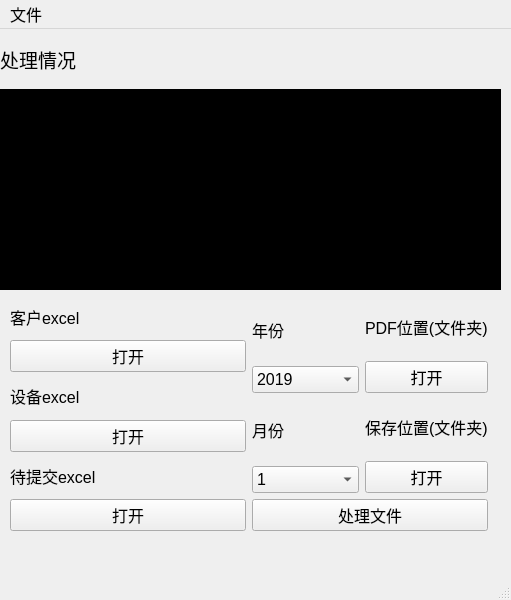
<?xml version="1.0" encoding="UTF-8"?>
<ui version="4.0">
 <class>mainWindow</class>
 <widget class="QMainWindow" name="mainWindow">
  <property name="geometry">
   <rect>
    <x>0</x>
    <y>0</y>
    <width>511</width>
    <height>600</height>
   </rect>
  </property>
  <property name="font">
   <font>
    <pointsize>12</pointsize>
   </font>
  </property>
  <property name="windowTitle">
   <string>发票系统</string>
  </property>
  <widget class="QWidget" name="centralwidget">
   <widget class="QLabel" name="label_8">
    <property name="geometry">
     <rect>
      <x>0</x>
      <y>10</y>
      <width>192</width>
      <height>40</height>
     </rect>
    </property>
    <property name="font">
     <font>
      <pointsize>14</pointsize>
     </font>
    </property>
    <property name="text">
     <string>处理情况</string>
    </property>
   </widget>
   <widget class="QWidget" name="layoutWidget">
    <property name="geometry">
     <rect>
      <x>10</x>
      <y>270</y>
      <width>478</width>
      <height>232</height>
     </rect>
    </property>
    <layout class="QHBoxLayout" name="horizontalLayout_2">
     <item>
      <layout class="QVBoxLayout" name="verticalLayout_4">
       <item>
        <layout class="QVBoxLayout" name="verticalLayout">
         <item>
          <widget class="QLabel" name="label">
           <property name="font">
            <font>
             <pointsize>12</pointsize>
            </font>
           </property>
           <property name="text">
            <string>客户excel</string>
           </property>
          </widget>
         </item>
         <item>
          <widget class="QPushButton" name="pushButton">
           <property name="text">
            <string>打开</string>
           </property>
          </widget>
         </item>
        </layout>
       </item>
       <item>
        <layout class="QVBoxLayout" name="verticalLayout_2">
         <item>
          <widget class="QLabel" name="label_2">
           <property name="font">
            <font>
             <pointsize>12</pointsize>
            </font>
           </property>
           <property name="text">
            <string>设备excel</string>
           </property>
          </widget>
         </item>
         <item>
          <widget class="QPushButton" name="pushButton_2">
           <property name="text">
            <string>打开</string>
           </property>
          </widget>
         </item>
        </layout>
       </item>
       <item>
        <layout class="QVBoxLayout" name="verticalLayout_3">
         <item>
          <widget class="QLabel" name="label_3">
           <property name="font">
            <font>
             <pointsize>12</pointsize>
            </font>
           </property>
           <property name="text">
            <string>待提交excel</string>
           </property>
          </widget>
         </item>
         <item>
          <widget class="QPushButton" name="pushButton_3">
           <property name="text">
            <string>打开</string>
           </property>
          </widget>
         </item>
        </layout>
       </item>
      </layout>
     </item>
     <item>
      <layout class="QVBoxLayout" name="verticalLayout_9">
       <item>
        <layout class="QHBoxLayout" name="horizontalLayout">
         <item>
          <layout class="QVBoxLayout" name="verticalLayout_5">
           <item>
            <widget class="QLabel" name="label_4">
             <property name="font">
              <font>
               <pointsize>12</pointsize>
              </font>
             </property>
             <property name="text">
              <string>年份</string>
             </property>
            </widget>
           </item>
           <item>
            <widget class="QComboBox" name="comboBox">
             <item>
              <property name="text">
               <string>2019</string>
              </property>
             </item>
             <item>
              <property name="text">
               <string>2020</string>
              </property>
             </item>
             <item>
              <property name="text">
               <string>2021</string>
              </property>
             </item>
             <item>
              <property name="text">
               <string>2022</string>
              </property>
             </item>
             <item>
              <property name="text">
               <string>2023</string>
              </property>
             </item>
             <item>
              <property name="text">
               <string>2024</string>
              </property>
             </item>
             <item>
              <property name="text">
               <string>2025</string>
              </property>
             </item>
             <item>
              <property name="text">
               <string>2026</string>
              </property>
             </item>
             <item>
              <property name="text">
               <string>2027</string>
              </property>
             </item>
             <item>
              <property name="text">
               <string>2028</string>
              </property>
             </item>
             <item>
              <property name="text">
               <string>2029</string>
              </property>
             </item>
             <item>
              <property name="text">
               <string>2030</string>
              </property>
             </item>
            </widget>
           </item>
           <item>
            <widget class="QLabel" name="label_5">
             <property name="font">
              <font>
               <pointsize>12</pointsize>
              </font>
             </property>
             <property name="text">
              <string>月份</string>
             </property>
            </widget>
           </item>
           <item>
            <widget class="QComboBox" name="comboBox_2">
             <item>
              <property name="text">
               <string>1</string>
              </property>
             </item>
             <item>
              <property name="text">
               <string>2</string>
              </property>
             </item>
             <item>
              <property name="text">
               <string>3</string>
              </property>
             </item>
             <item>
              <property name="text">
               <string>4</string>
              </property>
             </item>
             <item>
              <property name="text">
               <string>5</string>
              </property>
             </item>
             <item>
              <property name="text">
               <string>6</string>
              </property>
             </item>
             <item>
              <property name="text">
               <string>7</string>
              </property>
             </item>
             <item>
              <property name="text">
               <string>8</string>
              </property>
             </item>
             <item>
              <property name="text">
               <string>9</string>
              </property>
             </item>
             <item>
              <property name="text">
               <string>10</string>
              </property>
             </item>
             <item>
              <property name="text">
               <string>11</string>
              </property>
             </item>
             <item>
              <property name="text">
               <string>12</string>
              </property>
             </item>
            </widget>
           </item>
          </layout>
         </item>
         <item>
          <layout class="QVBoxLayout" name="verticalLayout_8">
           <item>
            <layout class="QVBoxLayout" name="verticalLayout_7">
             <item>
              <widget class="QLabel" name="label_7">
               <property name="font">
                <font>
                 <pointsize>12</pointsize>
                </font>
               </property>
               <property name="text">
                <string>PDF位置(文件夹)</string>
               </property>
              </widget>
             </item>
             <item>
              <widget class="QPushButton" name="pushButton_6">
               <property name="text">
                <string>打开</string>
               </property>
              </widget>
             </item>
            </layout>
           </item>
           <item>
            <layout class="QVBoxLayout" name="verticalLayout_6">
             <item>
              <widget class="QLabel" name="label_6">
               <property name="font">
                <font>
                 <pointsize>12</pointsize>
                </font>
               </property>
               <property name="text">
                <string>保存位置(文件夹)</string>
               </property>
              </widget>
             </item>
             <item>
              <widget class="QPushButton" name="pushButton_5">
               <property name="text">
                <string>打开</string>
               </property>
              </widget>
             </item>
            </layout>
           </item>
          </layout>
         </item>
        </layout>
       </item>
       <item>
        <widget class="QPushButton" name="pushButton_4">
         <property name="text">
          <string>处理文件</string>
         </property>
        </widget>
       </item>
      </layout>
     </item>
    </layout>
   </widget>
   <widget class="QTextEdit" name="statusTextEdit">
    <property name="geometry">
     <rect>
      <x>0</x>
      <y>60</y>
      <width>501</width>
      <height>201</height>
     </rect>
    </property>
    <property name="font">
     <font>
      <pointsize>20</pointsize>
     </font>
    </property>
    <property name="styleSheet">
     <string notr="true">QTextEdit {
    background-color: black;
    color: blue;
}
</string>
    </property>
    <property name="html">
     <string>&lt;!DOCTYPE HTML PUBLIC &quot;-//W3C//DTD HTML 4.0//EN&quot; &quot;http://www.w3.org/TR/REC-html40/strict.dtd&quot;&gt;
&lt;html&gt;&lt;head&gt;&lt;meta name=&quot;qrichtext&quot; content=&quot;1&quot; /&gt;&lt;style type=&quot;text/css&quot;&gt;
p, li { white-space: pre-wrap; }
&lt;/style&gt;&lt;/head&gt;&lt;body style=&quot; font-family:'SimSun'; font-size:20pt; font-weight:400; font-style:normal;&quot;&gt;
&lt;p style=&quot;-qt-paragraph-type:empty; margin-top:0px; margin-bottom:0px; margin-left:0px; margin-right:0px; -qt-block-indent:0; text-indent:0px;&quot;&gt;&lt;br /&gt;&lt;/p&gt;&lt;/body&gt;&lt;/html&gt;</string>
    </property>
   </widget>
  </widget>
  <widget class="QMenuBar" name="menubar">
   <property name="geometry">
    <rect>
     <x>0</x>
     <y>0</y>
     <width>511</width>
     <height>30</height>
    </rect>
   </property>
   <widget class="QMenu" name="menu">
    <property name="title">
     <string>文件</string>
    </property>
   </widget>
   <addaction name="menu"/>
  </widget>
  <widget class="QStatusBar" name="statusbar"/>
 </widget>
 <resources/>
 <connections/>
</ui>
